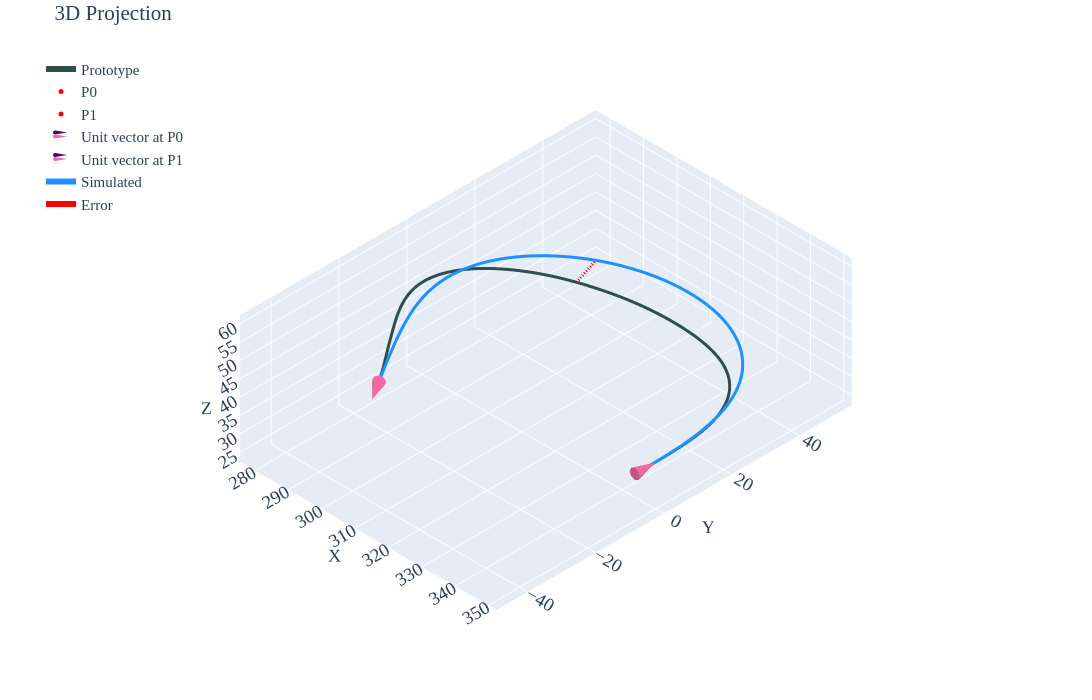

The notebook cell this image was saved under:
### Code cell
#| label: p2c1

gravity_looper(psit=2,case=1,twist=10,pfix='twist-sens\\twist-cw10\\')
